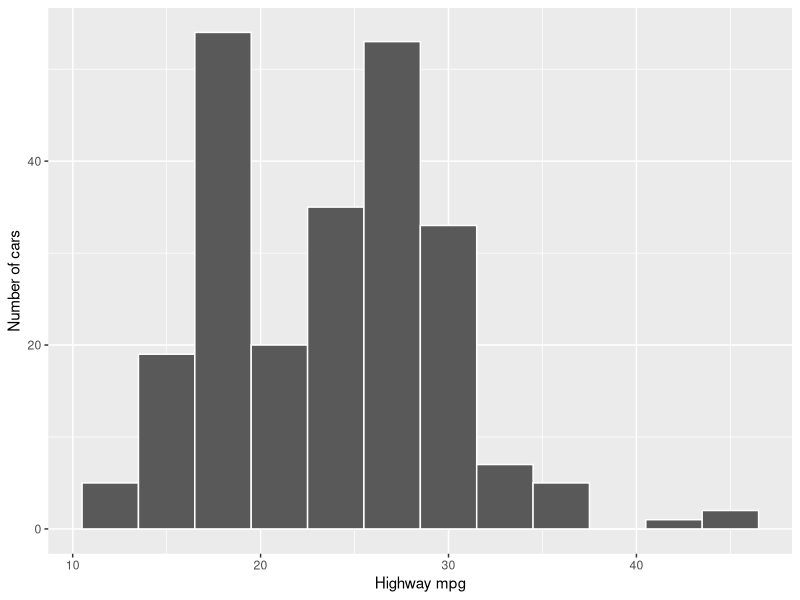
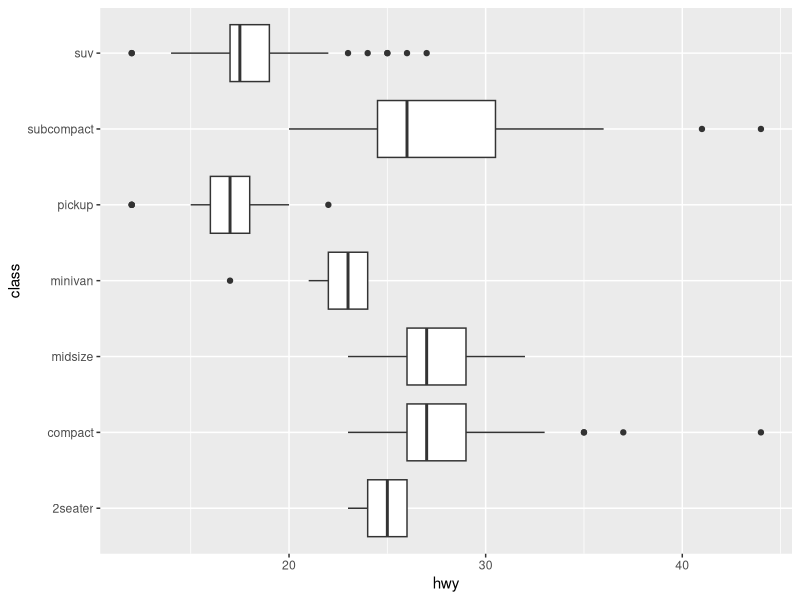
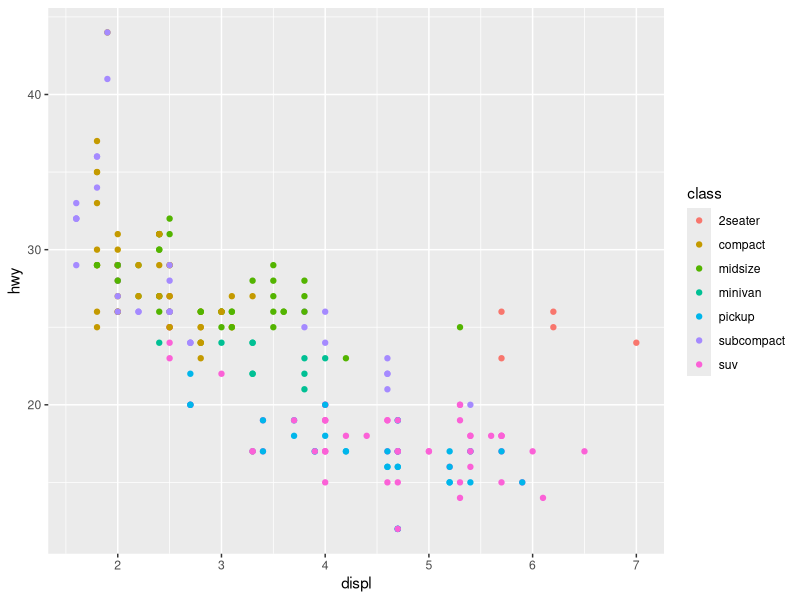

Reproduce these figures in R, in order.
## ---- chunk 1
#| include: false
library(tidyverse)
## ---- chunk 2
ggplot(mpg, aes(x = hwy)) +
  geom_histogram(binwidth = 3, color = "white") +
  labs(x = "Highway mpg", y = "Number of cars")
## ---- chunk 3
mpg |>
  summarize(
    mean_hwy = mean(hwy),
    median_hwy = median(hwy),
    sd_hwy = sd(hwy),
    iqr_hwy = IQR(hwy)
  )
## ---- chunk 4
mpg |>
  mutate(
    lower_limit = quantile(hwy, 0.25) - 1.5 * IQR(hwy),
    upper_limit = quantile(hwy, 0.75) + 1.5 * IQR(hwy)
  ) |>
  filter(hwy < lower_limit | hwy > upper_limit) |>
  select(manufacturer, model, class, hwy)
## ---- chunk 5
ggplot(mpg, aes(x = class, y = hwy)) +
  geom_boxplot() +
  coord_flip()
## ---- chunk 6
ggplot(mpg, aes(x = displ, y = hwy, color = class)) +
  geom_point()
